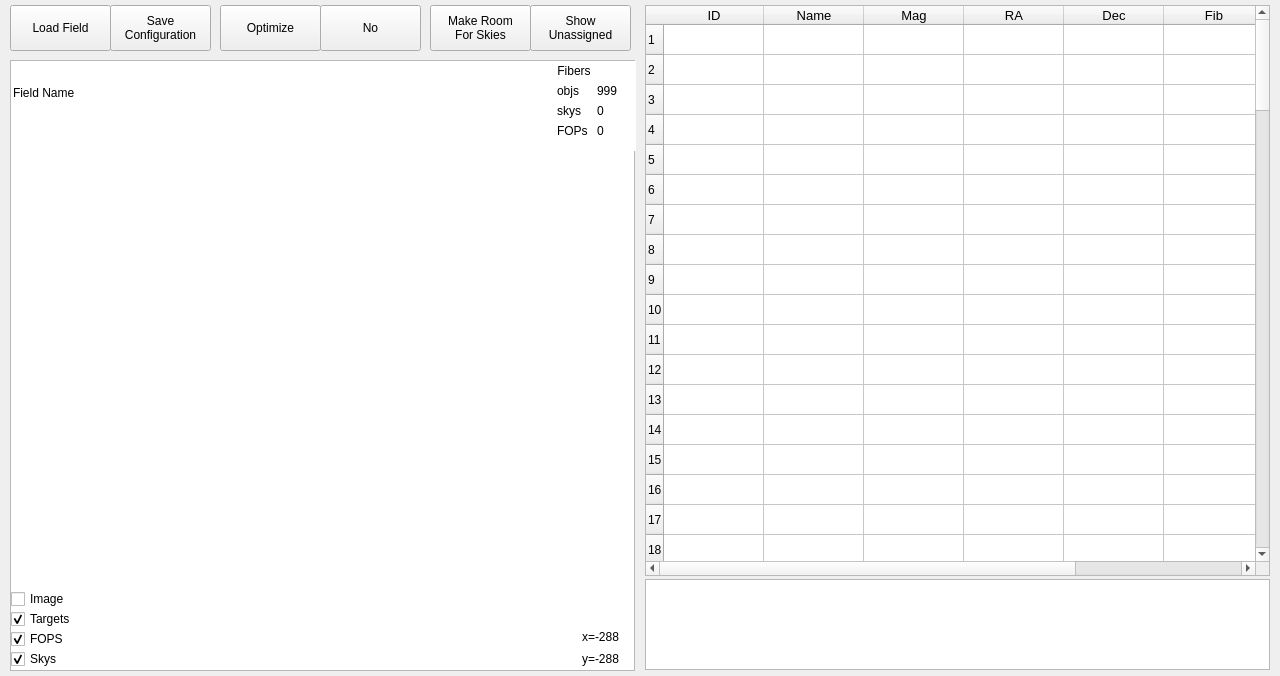
<?xml version="1.0" encoding="UTF-8"?>
<ui version="4.0">
 <class>MainWindow</class>
 <widget class="QMainWindow" name="MainWindow">
  <property name="enabled">
   <bool>true</bool>
  </property>
  <property name="geometry">
   <rect>
    <x>0</x>
    <y>0</y>
    <width>1280</width>
    <height>676</height>
   </rect>
  </property>
  <property name="sizePolicy">
   <sizepolicy hsizetype="Fixed" vsizetype="Fixed">
    <horstretch>0</horstretch>
    <verstretch>0</verstretch>
   </sizepolicy>
  </property>
  <property name="minimumSize">
   <size>
    <width>1280</width>
    <height>676</height>
   </size>
  </property>
  <property name="maximumSize">
   <size>
    <width>1280</width>
    <height>676</height>
   </size>
  </property>
  <property name="windowTitle">
   <string>MainWindow</string>
  </property>
  <property name="styleSheet">
   <string notr="true"/>
  </property>
  <property name="unifiedTitleAndToolBarOnMac">
   <bool>false</bool>
  </property>
  <widget class="QWidget" name="centralwidget">
   <widget class="QWidget" name="coords" native="true">
    <property name="geometry">
     <rect>
      <x>582</x>
      <y>626</y>
      <width>51</width>
      <height>44</height>
     </rect>
    </property>
    <widget class="QWidget" name="layoutWidget_5">
     <property name="geometry">
      <rect>
       <x>0</x>
       <y>0</y>
       <width>51</width>
       <height>44</height>
      </rect>
     </property>
     <layout class="QVBoxLayout" name="verticalLayout">
      <property name="spacing">
       <number>0</number>
      </property>
      <property name="sizeConstraint">
       <enum>QLayout::SizeConstraint::SetMinimumSize</enum>
      </property>
      <property name="leftMargin">
       <number>0</number>
      </property>
      <property name="topMargin">
       <number>0</number>
      </property>
      <property name="rightMargin">
       <number>0</number>
      </property>
      <item>
       <widget class="QLabel" name="xcoord_label">
        <property name="text">
         <string>x=-288</string>
        </property>
       </widget>
      </item>
      <item>
       <widget class="QLabel" name="ycoord_label">
        <property name="text">
         <string>y=-288</string>
        </property>
        <property name="scaledContents">
         <bool>false</bool>
        </property>
       </widget>
      </item>
     </layout>
    </widget>
   </widget>
   <widget class="QWidget" name="fieldinfo" native="true">
    <property name="geometry">
     <rect>
      <x>11</x>
      <y>61</y>
      <width>121</width>
      <height>63</height>
     </rect>
    </property>
    <widget class="QLabel" name="fieldname_label">
     <property name="geometry">
      <rect>
       <x>0</x>
       <y>0</y>
       <width>121</width>
       <height>63</height>
      </rect>
     </property>
     <property name="text">
      <string>Field Name</string>
     </property>
     <property name="indent">
      <number>2</number>
     </property>
    </widget>
   </widget>
   <widget class="QWidget" name="showmarkers" native="true">
    <property name="enabled">
     <bool>true</bool>
    </property>
    <property name="geometry">
     <rect>
      <x>11</x>
      <y>589</y>
      <width>81</width>
      <height>81</height>
     </rect>
    </property>
    <widget class="QWidget" name="layoutWidget_6">
     <property name="geometry">
      <rect>
       <x>0</x>
       <y>0</y>
       <width>81</width>
       <height>98</height>
      </rect>
     </property>
     <layout class="QVBoxLayout" name="markersLayout">
      <property name="spacing">
       <number>0</number>
      </property>
      <property name="sizeConstraint">
       <enum>QLayout::SizeConstraint::SetMinAndMaxSize</enum>
      </property>
      <property name="bottomMargin">
       <number>0</number>
      </property>
      <item>
       <widget class="QCheckBox" name="ps1image_cbox">
        <property name="text">
         <string>Image</string>
        </property>
       </widget>
      </item>
      <item>
       <widget class="QCheckBox" name="showtargets_cbox">
        <property name="text">
         <string>Targets</string>
        </property>
        <property name="checked">
         <bool>true</bool>
        </property>
       </widget>
      </item>
      <item>
       <widget class="QCheckBox" name="showfops_cbox">
        <property name="text">
         <string>FOPS</string>
        </property>
        <property name="checked">
         <bool>true</bool>
        </property>
       </widget>
      </item>
      <item>
       <widget class="QCheckBox" name="showskys_cbox">
        <property name="text">
         <string>Skys</string>
        </property>
        <property name="checked">
         <bool>true</bool>
        </property>
       </widget>
      </item>
     </layout>
    </widget>
   </widget>
   <widget class="FiberDisplayView" name="fiberdisplay">
    <property name="geometry">
     <rect>
      <x>10</x>
      <y>60</y>
      <width>625</width>
      <height>611</height>
     </rect>
    </property>
    <property name="verticalScrollBarPolicy">
     <enum>Qt::ScrollBarPolicy::ScrollBarAlwaysOff</enum>
    </property>
    <property name="horizontalScrollBarPolicy">
     <enum>Qt::ScrollBarPolicy::ScrollBarAlwaysOff</enum>
    </property>
   </widget>
   <widget class="QTableWidget" name="FiberTable">
    <property name="geometry">
     <rect>
      <x>645</x>
      <y>5</y>
      <width>625</width>
      <height>571</height>
     </rect>
    </property>
    <property name="rowCount">
     <number>99</number>
    </property>
    <attribute name="horizontalHeaderMinimumSectionSize">
     <number>8</number>
    </attribute>
    <row/>
    <row/>
    <row/>
    <row/>
    <row/>
    <row/>
    <row/>
    <row/>
    <row/>
    <row/>
    <row/>
    <row/>
    <row/>
    <row/>
    <row/>
    <row/>
    <row/>
    <row/>
    <row/>
    <row/>
    <row/>
    <row/>
    <row/>
    <row/>
    <row/>
    <row/>
    <row/>
    <row/>
    <row/>
    <row/>
    <row/>
    <row/>
    <row/>
    <row/>
    <row/>
    <row/>
    <row/>
    <row/>
    <row/>
    <row/>
    <row/>
    <row/>
    <row/>
    <row/>
    <row/>
    <row/>
    <row/>
    <row/>
    <row/>
    <row/>
    <row/>
    <row/>
    <row/>
    <row/>
    <row/>
    <row/>
    <row/>
    <row/>
    <row/>
    <row/>
    <row/>
    <row/>
    <row/>
    <row/>
    <row/>
    <row/>
    <row/>
    <row/>
    <row/>
    <row/>
    <row/>
    <row/>
    <row/>
    <row/>
    <row/>
    <row/>
    <row/>
    <row/>
    <row/>
    <row/>
    <row/>
    <row/>
    <row/>
    <row/>
    <row/>
    <row/>
    <row/>
    <row/>
    <row/>
    <row/>
    <row/>
    <row/>
    <row/>
    <row/>
    <row/>
    <row/>
    <row/>
    <row/>
    <row/>
    <column>
     <property name="text">
      <string>ID</string>
     </property>
     <property name="font">
      <font>
       <pointsize>10</pointsize>
      </font>
     </property>
    </column>
    <column>
     <property name="text">
      <string>Name</string>
     </property>
     <property name="font">
      <font>
       <pointsize>10</pointsize>
      </font>
     </property>
    </column>
    <column>
     <property name="text">
      <string>Mag</string>
     </property>
     <property name="font">
      <font>
       <pointsize>10</pointsize>
      </font>
     </property>
    </column>
    <column>
     <property name="text">
      <string>RA</string>
     </property>
     <property name="font">
      <font>
       <pointsize>10</pointsize>
      </font>
     </property>
    </column>
    <column>
     <property name="text">
      <string>Dec</string>
     </property>
     <property name="font">
      <font>
       <pointsize>10</pointsize>
      </font>
     </property>
    </column>
    <column>
     <property name="text">
      <string>Fib</string>
     </property>
     <property name="font">
      <font>
       <pointsize>10</pointsize>
      </font>
     </property>
    </column>
    <column>
     <property name="text">
      <string>Slit</string>
     </property>
     <property name="font">
      <font>
       <pointsize>10</pointsize>
      </font>
     </property>
    </column>
   </widget>
   <widget class="QPushButton" name="loadField_btn">
    <property name="geometry">
     <rect>
      <x>10</x>
      <y>5</y>
      <width>101</width>
      <height>46</height>
     </rect>
    </property>
    <property name="text">
     <string>Load Field</string>
    </property>
   </widget>
   <widget class="QPushButton" name="saveConfig_btn">
    <property name="geometry">
     <rect>
      <x>110</x>
      <y>5</y>
      <width>101</width>
      <height>46</height>
     </rect>
    </property>
    <property name="text">
     <string>Save
Configuration</string>
    </property>
   </widget>
   <widget class="QPushButton" name="optimize_btn">
    <property name="geometry">
     <rect>
      <x>220</x>
      <y>5</y>
      <width>101</width>
      <height>46</height>
     </rect>
    </property>
    <property name="text">
     <string>Optimize</string>
    </property>
   </widget>
   <widget class="QPushButton" name="reset_btn">
    <property name="geometry">
     <rect>
      <x>320</x>
      <y>5</y>
      <width>101</width>
      <height>46</height>
     </rect>
    </property>
    <property name="text">
     <string>No</string>
    </property>
   </widget>
   <widget class="QTableWidget" name="fiberCountTable">
    <property name="geometry">
     <rect>
      <x>554</x>
      <y>61</y>
      <width>82</width>
      <height>90</height>
     </rect>
    </property>
    <property name="frameShape">
     <enum>QFrame::Shape::NoFrame</enum>
    </property>
    <property name="verticalScrollBarPolicy">
     <enum>Qt::ScrollBarPolicy::ScrollBarAlwaysOff</enum>
    </property>
    <property name="horizontalScrollBarPolicy">
     <enum>Qt::ScrollBarPolicy::ScrollBarAlwaysOff</enum>
    </property>
    <property name="autoScroll">
     <bool>false</bool>
    </property>
    <property name="editTriggers">
     <set>QAbstractItemView::EditTrigger::NoEditTriggers</set>
    </property>
    <property name="tabKeyNavigation">
     <bool>false</bool>
    </property>
    <property name="showDropIndicator" stdset="0">
     <bool>false</bool>
    </property>
    <property name="dragDropOverwriteMode">
     <bool>false</bool>
    </property>
    <property name="showGrid">
     <bool>false</bool>
    </property>
    <property name="gridStyle">
     <enum>Qt::PenStyle::NoPen</enum>
    </property>
    <property name="wordWrap">
     <bool>false</bool>
    </property>
    <property name="cornerButtonEnabled">
     <bool>false</bool>
    </property>
    <attribute name="horizontalHeaderVisible">
     <bool>false</bool>
    </attribute>
    <attribute name="horizontalHeaderMinimumSectionSize">
     <number>10</number>
    </attribute>
    <attribute name="horizontalHeaderDefaultSectionSize">
     <number>40</number>
    </attribute>
    <attribute name="horizontalHeaderHighlightSections">
     <bool>false</bool>
    </attribute>
    <attribute name="verticalHeaderVisible">
     <bool>false</bool>
    </attribute>
    <attribute name="verticalHeaderMinimumSectionSize">
     <number>20</number>
    </attribute>
    <attribute name="verticalHeaderDefaultSectionSize">
     <number>20</number>
    </attribute>
    <attribute name="verticalHeaderHighlightSections">
     <bool>false</bool>
    </attribute>
    <row>
     <property name="text">
      <string>Fibers</string>
     </property>
    </row>
    <row>
     <property name="text">
      <string>Objs</string>
     </property>
    </row>
    <row>
     <property name="text">
      <string>Skys</string>
     </property>
    </row>
    <row>
     <property name="text">
      <string>FOPs</string>
     </property>
    </row>
    <column>
     <property name="text">
      <string>New Column</string>
     </property>
    </column>
    <column>
     <property name="text">
      <string>New Column</string>
     </property>
    </column>
    <item row="0" column="0">
     <property name="text">
      <string>Fibers</string>
     </property>
     <property name="textAlignment">
      <set>AlignCenter</set>
     </property>
     <property name="flags">
      <set>ItemIsEnabled</set>
     </property>
    </item>
    <item row="1" column="0">
     <property name="text">
      <string>objs</string>
     </property>
     <property name="flags">
      <set>ItemIsEnabled</set>
     </property>
    </item>
    <item row="1" column="1">
     <property name="text">
      <string>999</string>
     </property>
     <property name="flags">
      <set>ItemIsEnabled</set>
     </property>
    </item>
    <item row="2" column="0">
     <property name="text">
      <string>skys</string>
     </property>
     <property name="flags">
      <set>ItemIsEnabled</set>
     </property>
    </item>
    <item row="2" column="1">
     <property name="text">
      <string>0</string>
     </property>
     <property name="flags">
      <set>NoItemFlags</set>
     </property>
    </item>
    <item row="3" column="0">
     <property name="text">
      <string>FOPs</string>
     </property>
     <property name="flags">
      <set>ItemIsEnabled</set>
     </property>
    </item>
    <item row="3" column="1">
     <property name="text">
      <string>0</string>
     </property>
     <property name="flags">
      <set>ItemIsEnabled</set>
     </property>
    </item>
   </widget>
   <widget class="QPushButton" name="makeSkies_btn">
    <property name="geometry">
     <rect>
      <x>430</x>
      <y>5</y>
      <width>101</width>
      <height>46</height>
     </rect>
    </property>
    <property name="text">
     <string>Make Room
For Skies</string>
    </property>
   </widget>
   <widget class="QPushButton" name="showUnassigned_btn">
    <property name="geometry">
     <rect>
      <x>530</x>
      <y>5</y>
      <width>101</width>
      <height>46</height>
     </rect>
    </property>
    <property name="text">
     <string>Show
Unassigned</string>
    </property>
   </widget>
   <widget class="QTextEdit" name="messageBox">
    <property name="geometry">
     <rect>
      <x>645</x>
      <y>579</y>
      <width>625</width>
      <height>91</height>
     </rect>
    </property>
    <property name="readOnly">
     <bool>true</bool>
    </property>
    <property name="textInteractionFlags">
     <set>Qt::TextInteractionFlag::TextSelectableByMouse</set>
    </property>
   </widget>
   <zorder>fiberdisplay</zorder>
   <zorder>fieldinfo</zorder>
   <zorder>FiberTable</zorder>
   <zorder>loadField_btn</zorder>
   <zorder>saveConfig_btn</zorder>
   <zorder>optimize_btn</zorder>
   <zorder>reset_btn</zorder>
   <zorder>showmarkers</zorder>
   <zorder>coords</zorder>
   <zorder>fiberCountTable</zorder>
   <zorder>makeSkies_btn</zorder>
   <zorder>showUnassigned_btn</zorder>
   <zorder>messageBox</zorder>
  </widget>
 </widget>
 <customwidgets>
  <customwidget>
   <class>FiberDisplayView</class>
   <extends>QGraphicsView</extends>
   <header>fiberdisplay</header>
  </customwidget>
 </customwidgets>
 <resources/>
 <connections/>
</ui>
